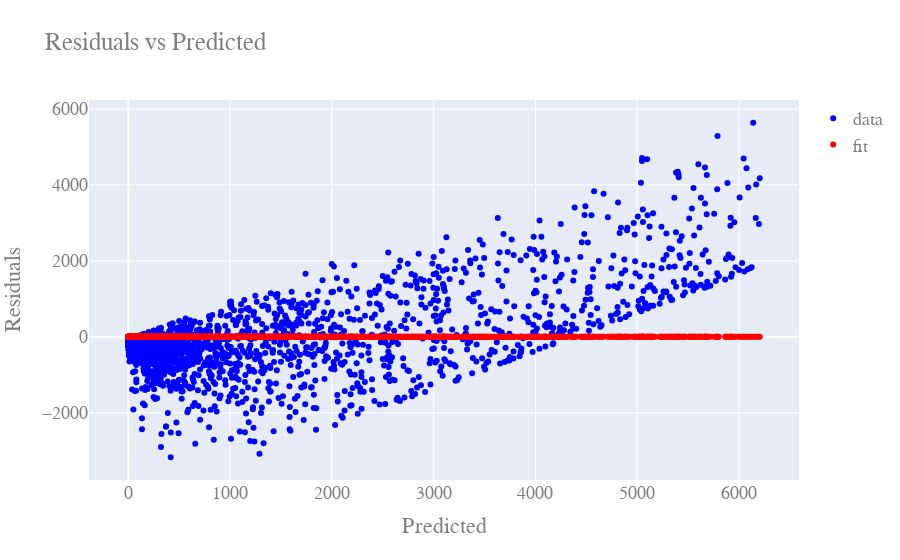

The cell this chart's notebook holds for it:
### Code cell
# plot the residuals
fig = go.Figure()
fig.add_trace(
    go.Scatter(
        x=y_test,
        y=y_test - lr.predict(X_test),
        mode="markers",
        name="data",
        marker=dict(color="blue"),
    )
)

fig.add_trace(
    go.Scatter(
        x=y_test,
        y=[0] * len(y_test),
        mode="markers",
        name="fit",
        line=dict(color="red", width=3),
    )
)

fig.update_layout(
    title="Residuals vs Predicted",
    xaxis_title="Predicted",
    yaxis_title="Residuals",
    font=dict(family="Courier New, monospace", size=18, color="#7f7f7f"),
)

fig.show()

### Figure 1 — Plotly figure (JSON) as saved in the notebook; plotly's stock layout.template omitted (floating-point values rounded to 4 significant figures; data arrays with more than 128 entries replaced by an {"elided": "..."} marker saying what was removed)
{"data": [{"marker": {"color": "blue"}, "mode": "markers", "name": "data", "type": "scatter", "x": {"elided": "3094 float values"}, "y": {"elided": "3094 float values"}}, {"line": {"color": "red", "width": 3}, "mode": "markers", "name": "fit", "type": "scatter", "x": {"elided": "3094 float values"}, "y": {"elided": "3094 int values"}}], "layout": {"font": {"color": "#7f7f7f", "family": "Courier New, monospace", "size": 18}, "title": {"text": "Residuals vs Predicted"}, "xaxis": {"title": {"text": "Predicted"}}, "yaxis": {"title": {"text": "Residuals"}}}}
